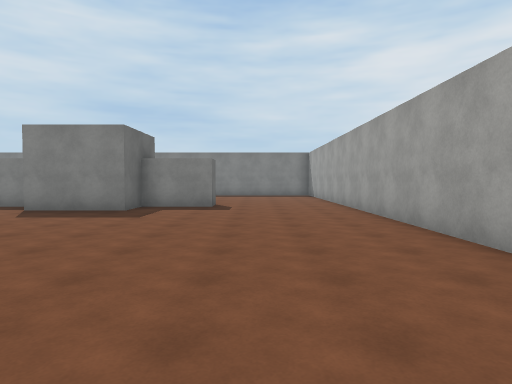
View 1 (above)

21 first-person views from a walk through a scene from a Unity 3-D project. The camera is 1.5 m above the floor, tilts 2° down and sees 75° across. The floor is counted in squares, 2 m on a side. Each view is taken from the middle of a square. On the plan, view 1 faces up. The plan holds only what a view shows up to about 11 squares ahead; the rest is blank. The player is left out. Surface patterns are stand-ins for the level's own textures.

View 2
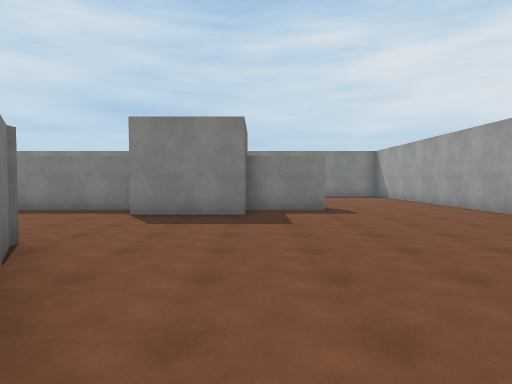

View 3
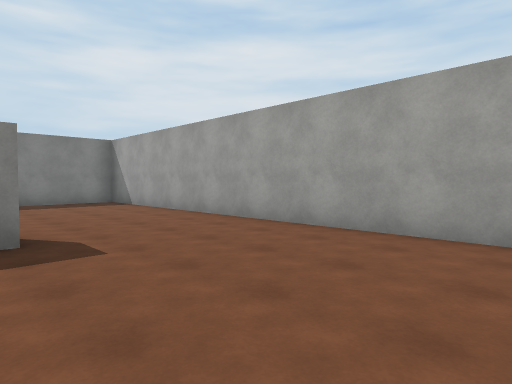

View 4
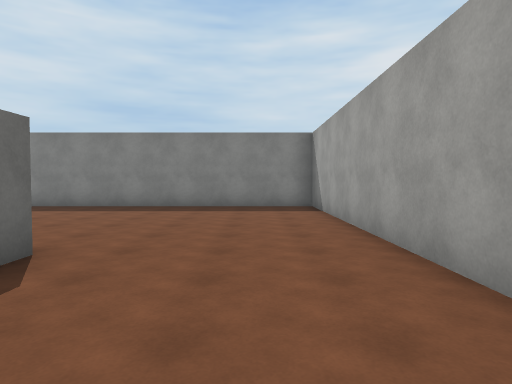

View 5
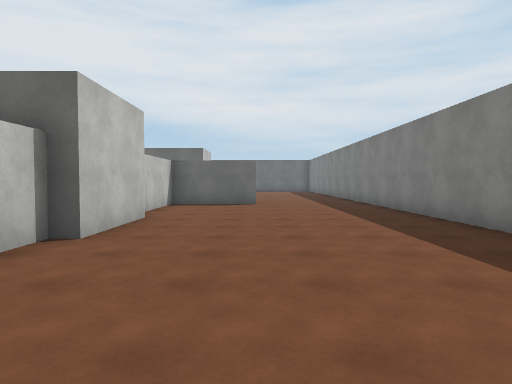

View 6
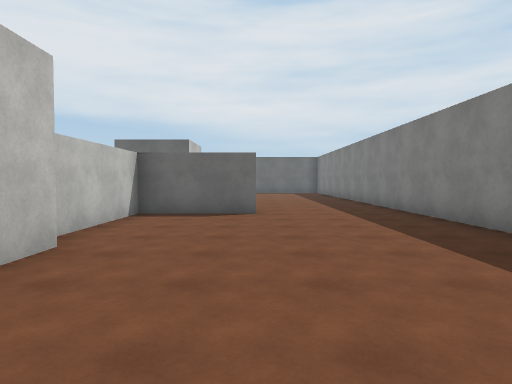

View 7
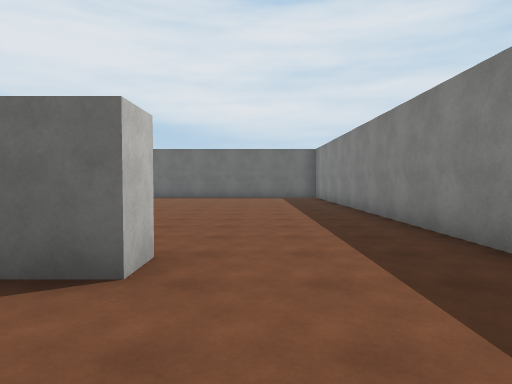

View 8
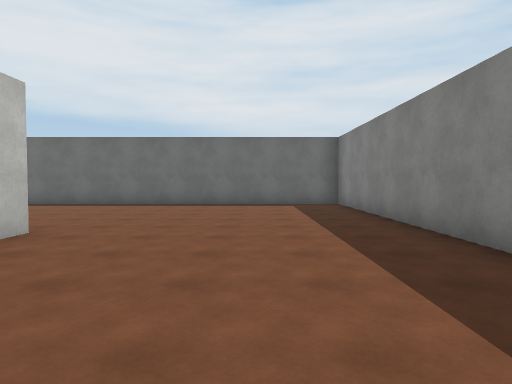

View 9
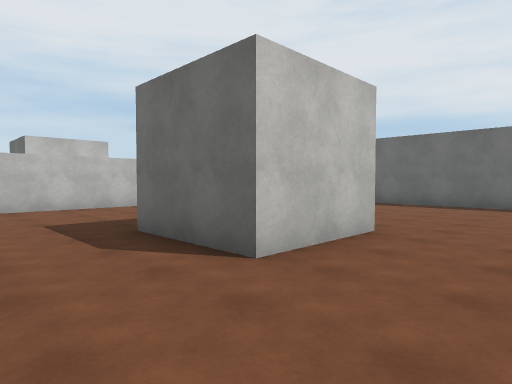

View 10
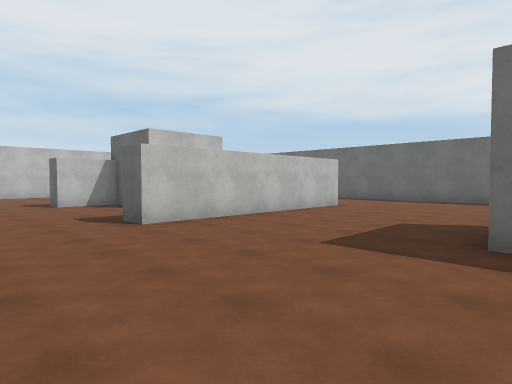

View 11
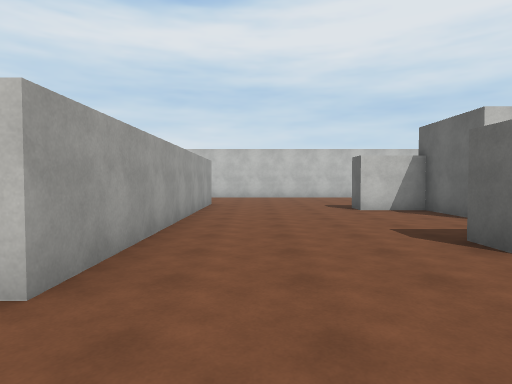

View 12
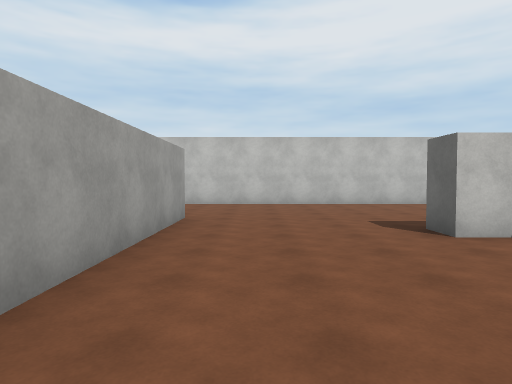

View 13
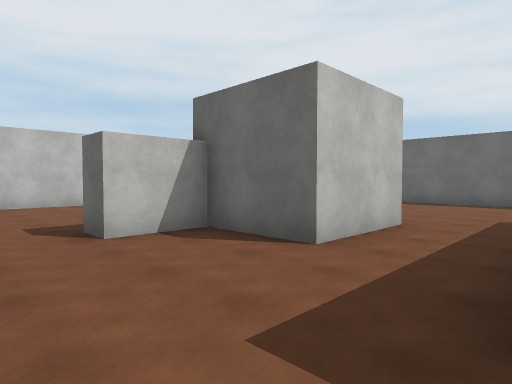

View 14
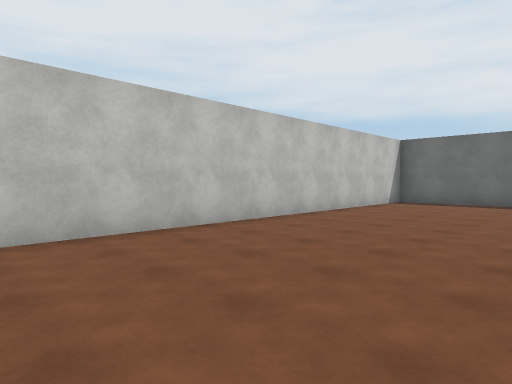

View 15
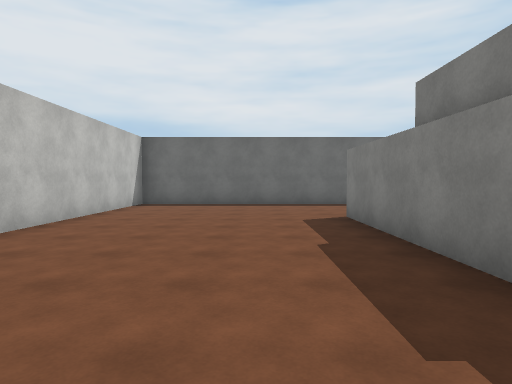

View 16
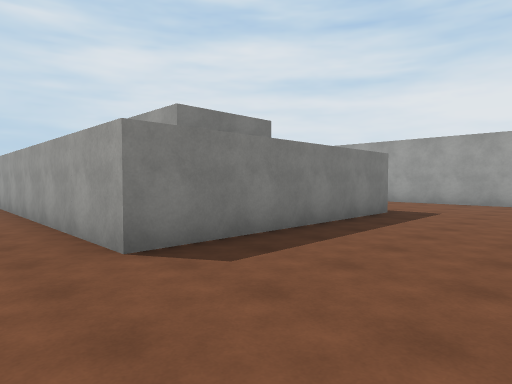

View 17
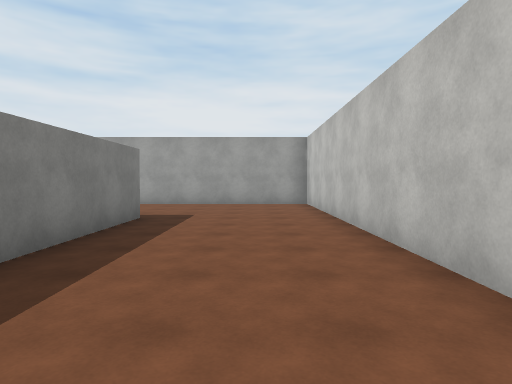

View 18
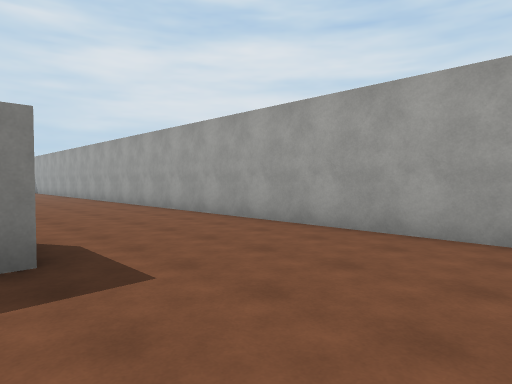

View 19
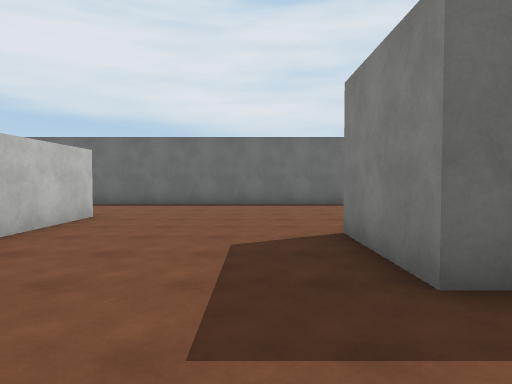

View 20
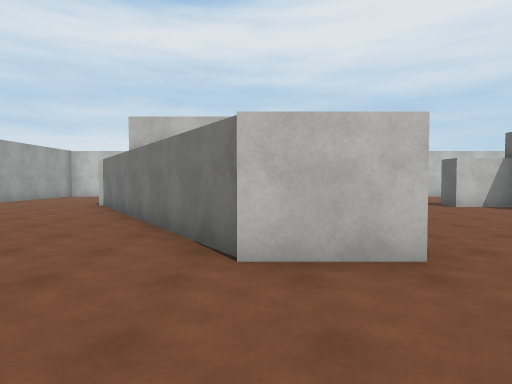

View 21
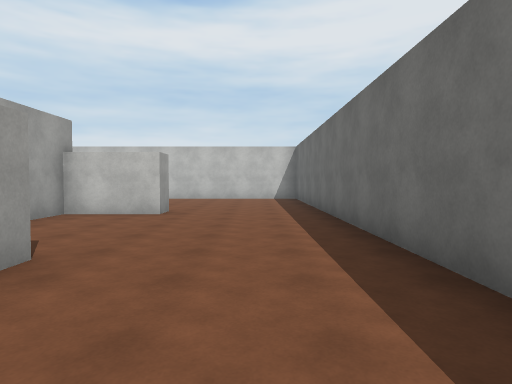

### Floor plan
Points are (right, up) in squares from view 1. A wall is a line through its corners. A room is listed if a view was taken in it or the views show most of it. See-through windows are left out.
Room 1 (views 1, 2, 3, 4, 5, 6, 7, 8, 9, 10, 11, 12, 13, 14, 15, 16, 17, 18, 19, 20, 21)
walls: (-6.1, 9.5) (-9.1, 9.5); (-15.8, 0.8) (-13.3, 0.8) (-13.3, -1.4) (-11.6, -1.4) (-11.6, -2.2); (-5.8, 10.8) (-3.2, 10.8) (-3.2, 10.3) (-2.4, 10.3); (-13.4, -2.1) (-17.9, -2.1) (-17.9, -1.4) (-15.8, -1.4) (-15.8, -0.2); (-10.2, 13) (-9.5, 13) (-9.5, 10.3) (-6.4, 10.3); (-17.9, 3.6) (-11.6, 3.6) (-11.6, 2.8); (-17.9, 2.8) (-17.9, 3.2); (-15.9, 10.8) (-13.3, 10.8) (-13.3, 8.3) (-15.8, 8.3); (-1.2, 10.4) (-1.2, 9.5) (-3.2, 9.5) (-3.2, 8.3) (-5.8, 8.3); (-1.2, -3.7) (-7.6, -3.7) (-7.6, 5) (-5.9, 5) (-1.4, -2); (-21.6, 16.6) (-21.6, -7.6) (2.6, -7.6) (2.6, 16.6) (-21.6, 16.6)

Positions as (right, up) in squares from view 1, and headings:
1: (0, 0), facing up
2: (-3, 1), facing up
3: (-2, 5), facing up-right
4: (1, 7), facing up
5: (1, 13), facing left
6: (-2, 13), facing left
7: (-7, 14), facing left
8: (-11, 14), facing left
9: (-11, 13), facing down-left
10: (-9, 9), facing down-left
11: (-9, 7), facing down
12: (-9, 3), facing down
13: (-10, 3), facing down-left
14: (-10, -3), facing down-left
15: (-11, -4), facing left
16: (-9, -7), facing up-right
17: (-8, -6), facing right
18: (-2, -7), facing up-right
19: (-11, 7), facing left
20: (-6, 8), facing down
21: (-20, 6), facing down
